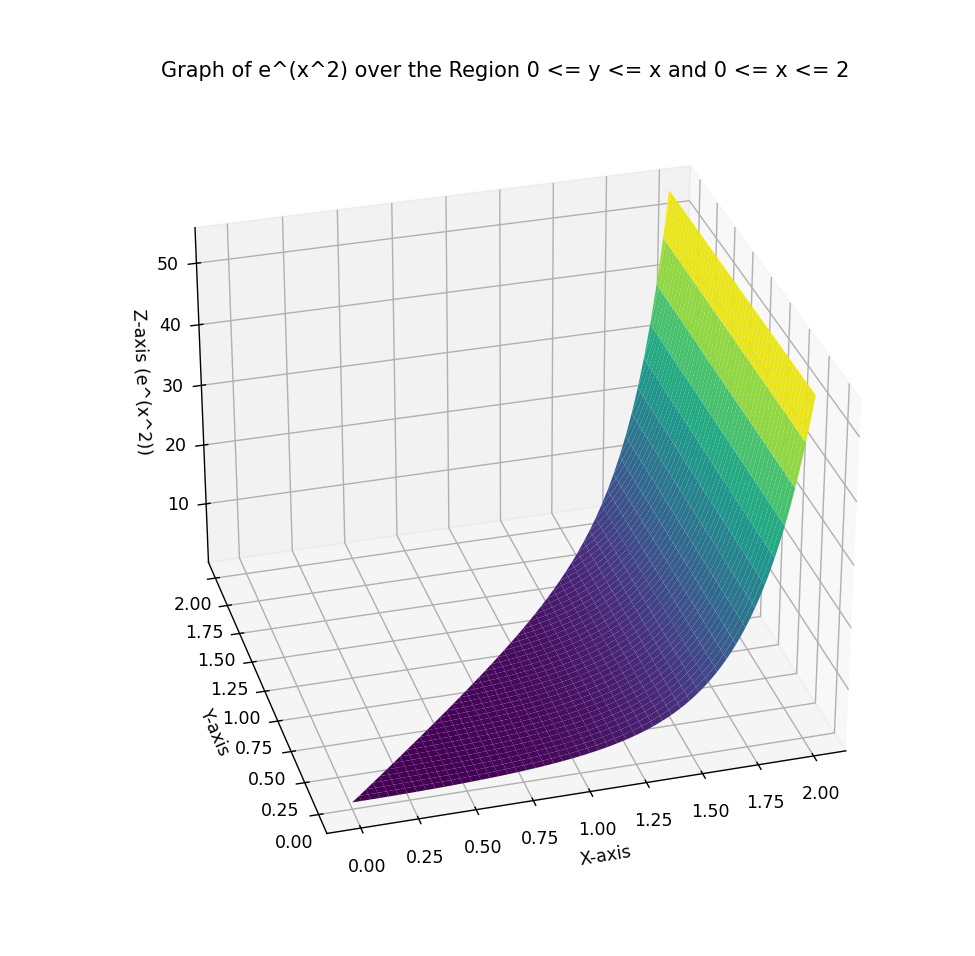

This figure's Python source:
import numpy as np
import matplotlib.pyplot as plt
from mpl_toolkits.mplot3d import Axes3D

# Define the range for x and y
x = np.linspace(0, 2, 400)
y = np.linspace(0, 2, 400)
x, y = np.meshgrid(x, y)

# Define the function e^(x^2)
z = np.exp(x**2)

# Mask the region outside y <= x
z = np.where(y <= x, z, np.nan)

# Create the plot
fig = plt.figure(figsize=(10, 7))
ax = fig.add_subplot(111, projection='3d')
ax.plot_surface(x, y, z, cmap='viridis')

# Add labels and title
ax.set_xlabel('X-axis')
ax.set_ylabel('Y-axis')
ax.set_zlabel('Z-axis (e^(x^2))')
ax.set_title('Graph of e^(x^2) over the Region 0 <= y <= x and 0 <= x <= 2')

plt.show()
